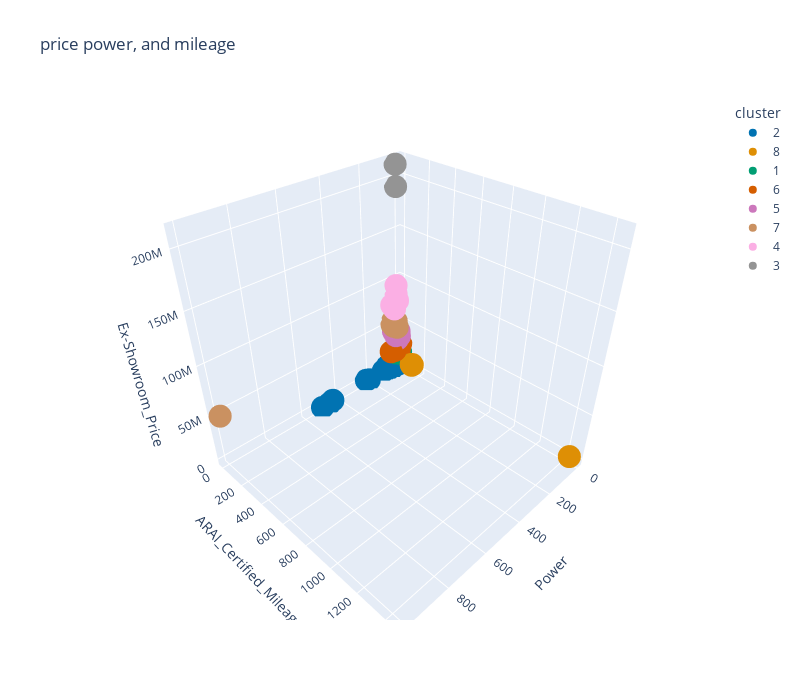

The notebook cell this image was saved under:
### Code cell
fig = px.scatter_3d(df, x='Power', z='Ex-Showroom_Price', y='ARAI_Certified_Mileage',color='cluster',
                    height=700, width=800,color_discrete_sequence=sns.color_palette('colorblind',n_colors=8,desat=1).as_hex(),
                   title='price power, and mileage')
fig.update_layout(yaxis_range=[0,100])
fig.update_layout(xaxis_range=[0,100])
fig.show()

### Figure 1 — Plotly figure (JSON) as saved in the notebook; plotly's stock layout.template omitted (floating-point values rounded to 4 significant figures; data arrays with more than 128 entries replaced by an {"elided": "..."} marker saying what was removed)
{"data": [{"hovertemplate": "cluster=2<br>Power=%{x}<br>ARAI_Certified_Mileage=%{y}<br>Ex-Showroom_Price=%{z}<extra></extra>", "legendgroup": "2", "marker": {"color": "#0173b2", "symbol": "circle"}, "mode": "markers", "name": "2", "scene": "scene", "showlegend": true, "type": "scatter3d", "x": {"elided": "1005 float values"}, "y": {"elided": "1005 float values"}, "z": {"elided": "1005 int values"}}, {"hovertemplate": "cluster=8<br>Power=%{x}<br>ARAI_Certified_Mileage=%{y}<br>Ex-Showroom_Price=%{z}<extra></extra>", "legendgroup": "8", "marker": {"color": "#de8f05", "symbol": "circle"}, "mode": "markers", "name": "8", "scene": "scene", "showlegend": true, "type": "scatter3d", "x": {"elided": "141 float values"}, "y": {"elided": "141 float values"}, "z": {"elided": "141 int values"}}, {"hovertemplate": "cluster=1<br>Power=%{x}<br>ARAI_Certified_Mileage=%{y}<br>Ex-Showroom_Price=%{z}<extra></extra>", "legendgroup": "1", "marker": {"color": "#029e73", "symbol": "circle"}, "mode": "markers", "name": "1", "scene": "scene", "showlegend": true, "type": "scatter3d", "x": [17.89, 17.89, 14.29, 17.89, 14.29, 17.89, 14.29, 17.89, 14.29, 17.89, 16.07, 16.07, 17.89, 17.89, 17.89, 16.07, 16.07, 17.89, 17.89, 16.07, 16.07, 14.29, 17.89, 17.89, 14.29, 17.89, 14.83, 13.67, 13.67, 13.67, 13.67, 50.88, 44.12, 44.12, 44.12, 44.12, 44.12, 31.92, 48.82, 33.58, 44.12, 51.18, 51.18, 44.12, 31.92, 31.92], "y": [18, 23, 18, 13.38, 23, 10.7, 13.38, 12.9, 18, 23, 12.9, 10.8, 12.8, 23, 23, 23, 17.66, 23, 23, 11.6, 17.66, 23, 23, 23, 17.66, 11.86, 13.5, 10.75, 23, 7.8, 23, 7.9, 9, 7.9, 11.5, 23, 8.5, 7.9, 9.8, 23, 23, 3.4, 23, 9.8, 10, 8.9], "z": [9900000, 10144987, 10205494, 10250000, 10373732, 10419200, 10490000, 10725145, 10861088, 11000000, 11129599, 11141200, 11400000, 11476911, 11913021, 11936000, 12290000, 12500000, 13124000, 13151000, 13200000, 13228725, 13359500, 13387856, 13510000, 13510000, 13558438, 13590000, 13881858, 13976653, 14247814, 14512054, 14699000, 14863774, 14908985, 15000000, 15000000, 15383399, 15490000, 15600000, 15600000, 15806000, 16500000, 17072000, 17229579, 17420000]}, {"hovertemplate": "cluster=6<br>Power=%{x}<br>ARAI_Certified_Mileage=%{y}<br>Ex-Showroom_Price=%{z}<extra></extra>", "legendgroup": "6", "marker": {"color": "#d55e00", "symbol": "circle"}, "mode": "markers", "name": "6", "scene": "scene", "showlegend": true, "type": "scatter3d", "x": [44.12, 44.12, 21.88, 21.88, 21.88, 23.26, 23.26, 21.88, 52.06, 52.06, 52.06, 52.06, 31.92, 31.92, 52.06, 77.94, 18.85, 31.23, 17.83, 17.83, 17.83, 17.83, 17.83, 17.83, 17.83, 17.83, 17.83, 17.83, 17.83, 17.83, 17.83, 17.83, 12.26, 12.26, 12.26, 21.43, 21.43, 21.43, 21, 25, 25], "y": [7.9, 23, 23, 15.4, 15.4, 9.1, 12, 16.2, 15.4, 11.6, 23, 23, 15.3, 9.8, 7.8, 23, 9, 10.63, 11.6, 7.8, 10.63, 23, 14.3, 10.63, 7.8, 7.8, 18, 18, 7.8, 23, 23, 23, 7.96, 23, 14, 9.6, 12.05, 6.71, 7.8, 12.05, 8], "z": [17900000, 17940227, 18185267, 18221000, 18736000, 18844000, 19199181, 19210000, 19371000, 19527130, 19527130, 19600000, 19763000, 19865675, 19890000, 20517853, 21240272, 21263000, 21398758, 21583466, 21747000, 21875136, 22155390, 22613000, 22733626, 23264134, 23290000, 23290000, 23491293, 23659454, 23675691, 24200000, 24250000, 25174051, 25500000, 26037526, 26501830, 27245000, 27308312, 28004965, 29500000]}, {"hovertemplate": "cluster=5<br>Power=%{x}<br>ARAI_Certified_Mileage=%{y}<br>Ex-Showroom_Price=%{z}<extra></extra>", "legendgroup": "5", "marker": {"color": "#cc78bc", "symbol": "circle"}, "mode": "markers", "name": "5", "scene": "scene", "showlegend": true, "type": "scatter3d", "x": [25, 25, 25, 12.26, 12.26, 12.26, 25, 35.25, 35.25, 20, 20, 20, 21, 21, 23.86, 23.86, 23.86, 23.86, 23.86, 25, 21, 50, 50, 50, 50], "y": [7.8, 10.6, 11.24, 9.6, 8.6, 4, 9, 8, 11.24, 5.5, 10.6, 10.6, 8.77, 10.6, 12.9, 23, 5.5, 4, 23, 10, 10.6, 10.6, 5.5, 9, 5.5], "z": [30000000, 32200000, 32452486, 32522000, 33791059, 34167064, 35000000, 35150732, 35535000, 36761413, 37133704, 37300000, 37542069, 37614126, 38845823, 39294685, 39319552, 39382083, 40456503, 40499548, 40742932, 41000000, 42000000, 42531500, 43367500]}, {"hovertemplate": "cluster=7<br>Power=%{x}<br>ARAI_Certified_Mileage=%{y}<br>Ex-Showroom_Price=%{z}<extra></extra>", "legendgroup": "7", "marker": {"color": "#ca9161", "symbol": "circle"}, "mode": "markers", "name": "7", "scene": "scene", "showlegend": true, "type": "scatter3d", "x": [33.6, 33.63, 47.5, 44.71, 1000, 42.86, 65.26, 33.66, 47.5, 54.82, 52.94], "y": [19, 17.3, 5, 5, 10.2, 5.5, 14.9, 9.5, 8.8, 7.29, 7.9], "z": [45941557, 46709733, 47467700, 47893943, 50025840, 52000000, 52000000, 52571294, 53210327, 53247201, 59216193]}, {"hovertemplate": "cluster=4<br>Power=%{x}<br>ARAI_Certified_Mileage=%{y}<br>Ex-Showroom_Price=%{z}<extra></extra>", "legendgroup": "4", "marker": {"color": "#fbafe4", "symbol": "circle"}, "mode": "markers", "name": "4", "scene": "scene", "showlegend": true, "type": "scatter3d", "x": [52.94, 71.4, 33.68, 33.71, 42.86], "y": [21.9, 23, 22.8, 9.8, 23], "z": [69500000, 75400000, 77312661, 83755383, 95000000]}, {"hovertemplate": "cluster=3<br>Power=%{x}<br>ARAI_Certified_Mileage=%{y}<br>Ex-Showroom_Price=%{z}<extra></extra>", "legendgroup": "3", "marker": {"color": "#949494", "symbol": "circle"}, "mode": "markers", "name": "3", "scene": "scene", "showlegend": true, "type": "scatter3d", "x": [31.58, 33.69], "y": [5.95, 5.95], "z": [192142937, 212155397]}], "layout": {"height": 700, "legend": {"title": {"text": "cluster"}, "tracegroupgap": 0}, "scene": {"domain": {"x": [0, 1], "y": [0, 1]}, "xaxis": {"title": {"text": "Power"}}, "yaxis": {"title": {"text": "ARAI_Certified_Mileage"}}, "zaxis": {"title": {"text": "Ex-Showroom_Price"}}}, "title": {"text": "price power, and mileage"}, "width": 800, "xaxis": {"range": [0, 100]}, "yaxis": {"range": [0, 100]}}}
